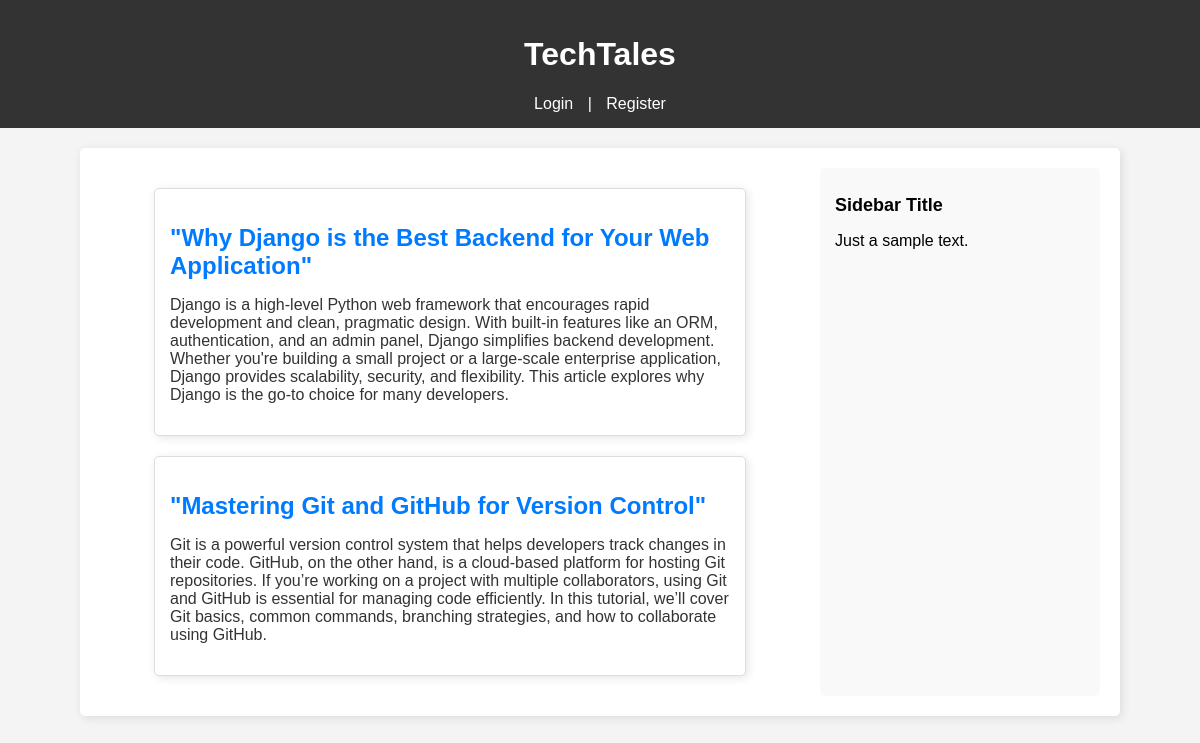
The page / on the database its author committed.
### blog/models.py (models this page shows, shortened)
class Post(models.Model):
	title = models.CharField(max_length=255)
	author = models.ForeignKey('auth.User',on_delete=models.CASCADE)
	body = models.TextField()

### blog/views.py (the view)
# urls.py: path('',HomeView.as_view(),name="home"),
class HomeView(ListView):
	model = Post
	template_name = 'home.html'
	context_object_name = 'posts'

### blog/templates/home.html (shortened to what this page needs)
{% extends 'base.html' %}
{% block content %}
{% for post in posts %}
    <div class="post_entry">
        <h2 class="post_title">
            <a href="{% url 'post-detail' post.pk %}">{{ post.title }}</a>
        </h2>
        <p class="post_content">{{ post.body }}</p>
    </div>
{% endfor %}
{% endblock %}

### blog/templates/base.html (shortened to what this page needs)
<!DOCTYPE html>
<html>
<head>
	{% load static %}
</head>
<body>
	<header class="site_header">
		<div class="site_title">
			<h1><a href="{% url 'home' %}">TechTales</a></h1>
			<div class="title_menu">
				{% if user.is_authenticated %}
					<a href="{% url 'post-new' %}"> + New Post </a> |
					<form action="{% url 'logout' %}" method="post" style="display:inline;">
						{% csrf_token %}
						<button type="submit" style="background:none; border:none; color:white; cursor:pointer;">Logout</button>
					</form>
				{% else %}
					<a href="{% url 'login' %}">Login</a> | <a href="{% url 'register' %}">Register</a>
				{% endif %}
			</div>
		</div>
	</header>
	<div class="content_wrapper">
		<div class="content">
			{% block content %}{% endblock %}
		</div>
		<div class="sidebar">
			<div class="widget">
				<h1 class="widget_title">Sidebar Title</h1>
				<p class="widget_content">Just a sample text.</p>
			</div>
		</div>
	</div>
</body>
</html>

### blog/templates/base.html (style rules this page uses)
body { font-family: Arial, sans-serif; margin: 0; padding: 0; background-color: #f4f4f4; }
.site_header { background-color: #333; color: white; padding: 15px 0; text-align: center; }
.site_title h1 a { color: white; text-decoration: none; }
.title_menu { margin-top: 10px; }
.title_menu a { color: white; text-decoration: none; margin: 0 10px; }
.content_wrapper { display: flex; justify-content: space-between; max-width: 1000px; margin: 20px auto; background: white; padding: 20px; border-radius: 5px; box-shadow: 2px 2px 10px rgba(0, 0, 0, 0.1); }
.content { width: 70%; }
.sidebar { width: 25%; background: #f9f9f9; padding: 15px; border-radius: 5px; }
.widget_title { font-size: 18px; margin-bottom: 10px; }

### blog/templates/home.html (style rules this page uses)
.post_entry { width: 80%; margin: 20px auto; padding: 15px; border: 1px solid #ddd; border-radius: 5px; background-color: #fff; box-shadow: 2px 2px 10px rgba(0, 0, 0, 0.1); }
.post_title { font-size: 24px; margin-bottom: 10px; }
.post_title a { text-decoration: none; color: #007bff; }
.post_content { font-size: 16px; color: #333; }

### rows shown on the page
Post: title "\"Why Django is the Best Backend for Your Web Application\"", body "Django is a high-level Python web framework that encourages rapid development and clean, pragmatic design. With built-in features like an ORM, authentication, and an admin panel, Django simplifies backend development. Whether you're building a small project or a large-scale enterprise application, Django provides scalability, security, and flexibility. This article explores why Django is the go-to choice for many developers."
Post: title "\"Mastering Git and GitHub for Version Control\"", body "Git is a powerful version control system that helps developers track changes in their code. GitHub, on the other hand, is a cloud-based platform for hosting Git repositories. If you’re working on a project with multiple collaborators, using Git and GitHub is essential for managing code efficiently. In this tutorial, we’ll cover Git basics, common commands, branching strategies, and how to collaborate using GitHub."
